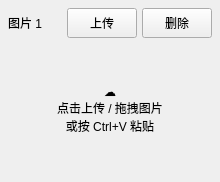
                     <widget class="QFrame" name="imageCard1">
                      <property name="minimumSize">
                       <size>
                        <width>210</width>
                        <height>180</height>
                       </size>
                      </property>
                      <layout class="QVBoxLayout" name="imageCard1Layout">
                       <property name="spacing">
                        <number>6</number>
                       </property>
                       <property name="leftMargin">
                        <number>8</number>
                       </property>
                       <property name="topMargin">
                        <number>8</number>
                       </property>
                       <property name="rightMargin">
                        <number>8</number>
                       </property>
                       <property name="bottomMargin">
                        <number>8</number>
                       </property>
                       <item>
                        <layout class="QHBoxLayout" name="imageCard1HeaderLayout">
                         <property name="spacing">
                          <number>5</number>
                         </property>
                         <property name="leftMargin">
                          <number>0</number>
                         </property>
                         <property name="topMargin">
                          <number>0</number>
                         </property>
                         <property name="rightMargin">
                          <number>0</number>
                         </property>
                         <property name="bottomMargin">
                          <number>0</number>
                         </property>
                         <item>
                          <widget class="QLabel" name="lblImageNumber1">
                           <property name="text">
                            <string>图片 1</string>
                           </property>
                          </widget>
                         </item>
                         <item>
                          <spacer name="imageCard1Spacer">
                           <property name="orientation">
                            <enum>Qt::Orientation::Horizontal</enum>
                           </property>
                           <property name="sizeType">
                            <enum>QSizePolicy::Policy::Expanding</enum>
                           </property>
                           <property name="sizeHint" stdset="0">
                            <size>
                             <width>20</width>
                             <height>20</height>
                            </size>
                           </property>
                          </spacer>
                         </item>
                         <item>
                          <widget class="QPushButton" name="btnUploadImage1">
                           <property name="minimumSize">
                            <size>
                             <width>58</width>
                             <height>30</height>
                            </size>
                           </property>
                           <property name="maximumSize">
                            <size>
                             <width>70</width>
                             <height>30</height>
                            </size>
                           </property>
                           <property name="toolTip">
                            <string>上传第 1 张图片</string>
                           </property>
                           <property name="text">
                            <string>上传</string>
                           </property>
                          </widget>
                         </item>
                         <item>
                          <widget class="QPushButton" name="btnDeleteImage1">
                           <property name="minimumSize">
                            <size>
                             <width>58</width>
                             <height>30</height>
                            </size>
                           </property>
                           <property name="maximumSize">
                            <size>
                             <width>70</width>
                             <height>30</height>
                            </size>
                           </property>
                           <property name="toolTip">
                            <string>删除第 1 张图片</string>
                           </property>
                           <property name="text">
                            <string>删除</string>
                           </property>
                          </widget>
                         </item>
                        </layout>
                       </item>
                       <item>
                        <widget class="QLabel" name="lblImageDropZone1">
                         <property name="minimumSize">
                          <size>
                           <width>0</width>
                           <height>130</height>
                          </size>
                         </property>
                         <property name="text">
                          <string>☁
点击上传 / 拖拽图片
或按 Ctrl+V 粘贴</string>
                         </property>
                         <property name="alignment">
                          <set>Qt::AlignmentFlag::AlignCenter</set>
                         </property>
                         <property name="wordWrap">
                          <bool>true</bool>
                         </property>
                         <property name="dropZone" stdset="0">
                          <bool>true</bool>
                         </property>
                        </widget>
                       </item>
                      </layout>
                     </widget>
